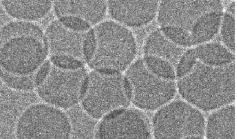
#> input picture individual_developers/jackson/jmi_1010_f3b.tiff, 237 x 139 px, found by its file name
$ python bitwiseTest.py
#> lines starting #> are read from the running program, lines starting #| are printed output that depends on the picture; after the words box and inside, x2 and y2 are one past the last pixel; in counts of white or black regions, pixels touching at a corner belong together
import cv2
import numpy as np

img1 = np.zeros((139, 237, 3), np.uint8)
img1 = cv2.rectangle(img1,(100, 0), (200, 100), (255, 255, 255), -1)
img2 = cv2.imread("individual_developers/jackson/jmi_1010_f3b.tiff",-1)
#> img2 is the input picture: shape (139, 237, 3); min 58, max 255, mean 140.8

bitAnd = cv2.bitwise_and(img2, img1)
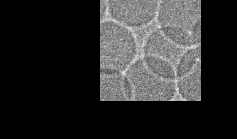
#> bitAnd: shape (139, 237, 3); min 0, max 243, mean 43.7
bitOr = cv2.bitwise_or(img2, img1)
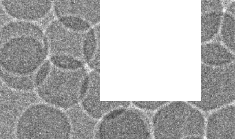
#> bitOr: shape (139, 237, 3); min 58, max 255, mean 176.1
bitXor = cv2.bitwise_xor(img1, img2)
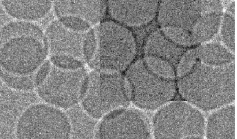
#> bitXor: shape (139, 237, 3); min 12, max 255, mean 132.5
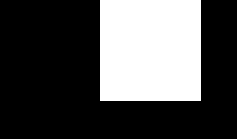
#> img1: shape (139, 237, 3); 31% white; 1 white region, box (x1, y1, x2, y2) and area: (100, 0, 201, 101) 10201
bitNot1 = cv2.bitwise_not(img1)
bitNot2 = cv2.bitwise_not(img2)
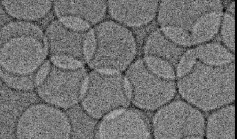
#> bitNot2: shape (139, 237, 3); min 0, max 197, mean 114.2

cv2.imshow("img1", img1)
cv2.imshow("img2", img2)
cv2.imshow('bitAnd', bitAnd)
cv2.imshow('bitOr', bitOr)
cv2.imshow('bitXor', bitXor)
cv2.imshow('bitNot1', bitNot1)
cv2.imshow('bitNot2', bitNot2)

cv2.waitKey(0)
cv2.destroyAllWindows()
